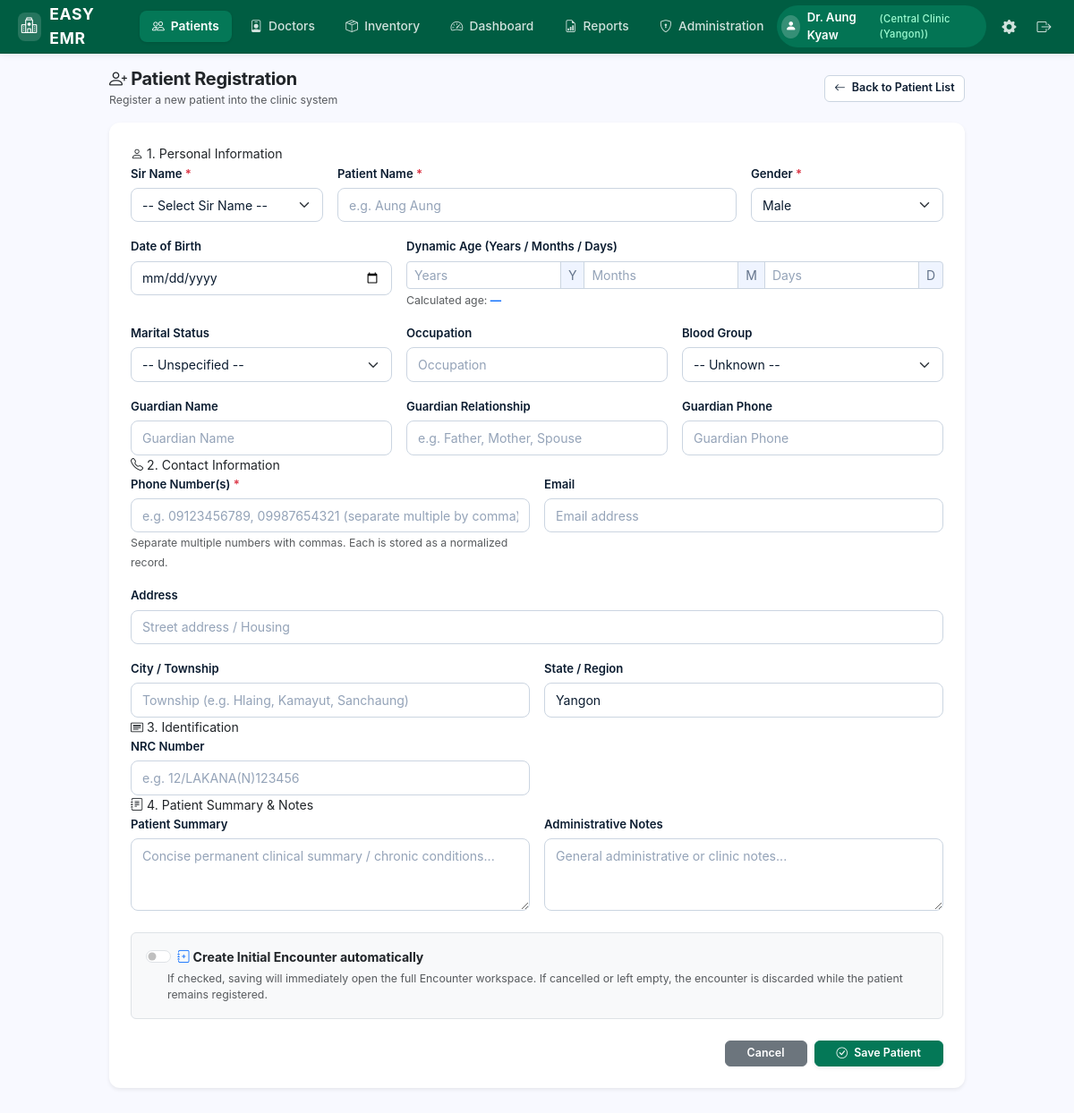
The app's page /patients/new (signed in) with its own data.
### app/models.py (models this page shows, shortened)
class Account(db.Model):
    __tablename__ = 'accounts'
    id = db.Column(db.Integer, primary_key=True)
    phone_number = db.Column(db.String(32), unique=True, nullable=False, index=True)
    clinic_name = db.Column(db.String(128), nullable=False, default='Central Clinic')
    doctor_name = db.Column(db.String(128), nullable=False, default='Dr. Aung Kyaw')
    password_hash = db.Column(db.String(255), nullable=False)
    is_active = db.Column(db.Boolean, default=True, nullable=False)
    created_at = db.Column(db.DateTime, default=datetime.utcnow, nullable=False)
    updated_at = db.Column(db.DateTime, default=datetime.utcnow, onupdate=datetime.utcnow, nullable=False)
    def is_administrator(self):
        return True

class SystemSetting(db.Model):
    __tablename__ = 'system_settings'
    id = db.Column(db.Integer, primary_key=True)
    setting_key = db.Column(db.String(64), unique=True, nullable=False)
    setting_value = db.Column(db.Text, nullable=True)
    @classmethod
    def get_value(cls, key, default=None):
        item = cls.query.filter_by(setting_key=key).first()
        return item.setting_value if item and item.setting_value is not None else default

### app/routes.py (the view, shortened to what this page needs)
@patients_bp.route('/patients/new', methods=['GET', 'POST'])
@login_required
def new_patient():
    sir_names = SirNameSetting.query.order_by(SirNameSetting.display_order).all()
    field_settings = {s.field_name: s for s in PatientFieldSetting.query.all()}
    default_state = SystemSetting.get_value('default_state_region', 'Yangon')
    return render_template(
        'patients/new.html',
        sir_names=sir_names,
        field_settings=field_settings,
        default_state=default_state,
        form_data={},
        active_tab='patients',
        sub_view='patients'
    )

### app/templates/patients/new.html (shortened to what this page needs)
{% extends "base.html" %}
{% block content %}
<div class="row justify-content-center">
    <div class="col-lg-10">
        <div class="d-flex justify-content-between align-items-center mb-3">
            <div>
                <h5 class="fw-bold mb-0 text-dark"><i class="bi bi-person-plus"></i> Patient Registration</h5>
                <small class="text-muted">Register a new patient into the clinic system</small>
            </div>
            <a href="{{ url_for('patients.patients_list') }}" class="btn btn-outline-secondary btn-sm">
                <i class="bi bi-arrow-left"></i> Back to Patient List
            </a>
        </div>
        <form method="POST" action="{{ url_for('patients.new_patient') }}" class="card border-0 shadow-sm p-4">
            <div class="form-section-title">
                <i class="bi bi-person"></i> 1. Personal Information
            </div>
            <div class="row g-3">
                <div class="col-md-3">
                    <label for="sir_name" class="form-label small fw-semibold">
                        Sir Name <span class="text-danger">*</span>
                    </label>
                    <select name="sir_name" id="sir_name" class="form-select form-select-sm" required>
                        <option value="">-- Select Sir Name --</option>
                    </select>
                </div>
                <div class="col-md-6">
                    <label for="patient_name" class="form-label small fw-semibold">
                        Patient Name <span class="text-danger">*</span>
                    </label>
                    <input type="text" name="patient_name" id="patient_name" class="form-control form-control-sm"
                           placeholder="e.g. Aung Aung" required value="{{ form_data.get('patient_name', '') }}">
                </div>
                <div class="col-md-3">
                    <label for="gender" class="form-label small fw-semibold">
                        Gender <span class="text-danger">*</span>
                    </label>
                    <select name="gender" id="gender" class="form-select form-select-sm" required>
                        <option value="Male" {% if form_data.get('gender') == 'Male' %}selected{% endif %}>Male</option>
                    </select>
                </div>
                <div class="col-md-4">
                    <label for="date_of_birth" class="form-label small fw-semibold">Date of Birth</label>
                    <input type="date" name="date_of_birth" id="date_of_birth" class="form-control form-control-sm"
                           value="{{ form_data.get('date_of_birth', '') }}">
                </div>
                <div class="col-md-8">
                    <label class="form-label small fw-semibold">Dynamic Age (Years / Months / Days)</label>
                    <div class="input-group input-group-sm">
                        <input type="number" id="age_years" name="age_years" class="form-control" placeholder="Years" min="0" value="{{ form_data.get('age_years', '') }}">
                        <span class="input-group-text">Y</span>
                        <input type="number" id="age_months" name="age_months" class="form-control" placeholder="Months" min="0" max="11" value="{{ form_data.get('age_months', '') }}">
                        <span class="input-group-text">M</span>
                        <input type="number" id="age_days" name="age_days" class="form-control" placeholder="Days" min="0" max="31" value="{{ form_data.get('age_days', '') }}">
                        <span class="input-group-text">D</span>
                    </div>
                    <small class="text-muted d-block mt-1">Calculated age: <strong id="age_display_text" class="text-primary">—</strong></small>
                </div>
                <div class="col-md-4">
                    <label for="marital_status" class="form-label small fw-semibold">Marital Status</label>
                    <select name="marital_status" id="marital_status" class="form-select form-select-sm">
                        <option value="">-- Unspecified --</option>
                    </select>
                </div>
                <div class="col-md-4">
                    <label for="occupation" class="form-label small fw-semibold">Occupation</label>
                    <input type="text" name="occupation" id="occupation" class="form-control form-control-sm"
                           placeholder="Occupation" value="{{ form_data.get('occupation', '') }}">
                </div>
                <div class="col-md-4">
                    <label for="blood_group" class="form-label small fw-semibold">Blood Group</label>
                    <select name="blood_group" id="blood_group" class="form-select form-select-sm">
                        <option value="">-- Unknown --</option>
                    </select>
                </div>
                <div class="col-md-4">
                    <label for="guardian_name" class="form-label small fw-semibold">Guardian Name</label>
                    <input type="text" name="guardian_name" id="guardian_name" class="form-control form-control-sm"
                           placeholder="Guardian Name" value="{{ form_data.get('guardian_name', '') }}">
                </div>
                <div class="col-md-4">
                    <label for="guardian_relationship" class="form-label small fw-semibold">Guardian Relationship</label>
                    <input type="text" name="guardian_relationship" id="guardian_relationship" class="form-control form-control-sm"
                           placeholder="e.g. Father, Mother, Spouse" value="{{ form_data.get('guardian_relationship', '') }}">
                </div>
                <div class="col-md-4">
                    <label for="guardian_phone" class="form-label small fw-semibold">Guardian Phone</label>
                    <input type="text" name="guardian_phone" id="guardian_phone" class="form-control form-control-sm"
                           placeholder="Guardian Phone" value="{{ form_data.get('guardian_phone', '') }}">
                </div>
            </div>
            <div class="form-section-title">
                <i class="bi bi-telephone"></i> 2. Contact Information
            </div>
            <div class="row g-3">
                <div class="col-md-6">
                    <label for="phone_number" class="form-label small fw-semibold">
                        Phone Number(s) <span class="text-danger">*</span>
                    </label>
                    <input type="text" name="phone_number" id="phone_number" class="form-control form-control-sm"
                           placeholder="e.g. 09123456789, 09987654321 (separate multiple by comma)" required
                           value="{{ form_data.get('phone_number', '') }}">
                    <small class="text-muted">Separate multiple numbers with commas. Each is stored as a normalized record.</small>
                </div>
                <div class="col-md-6">
                    <label for="email" class="form-label small fw-semibold">Email</label>
                    <input type="email" name="email" id="email" class="form-control form-control-sm"
                           placeholder="Email address" value="{{ form_data.get('email', '') }}">
                </div>
                <div class="col-md-12">
                    <label for="address" class="form-label small fw-semibold">Address</label>
                    <input type="text" name="address" id="address" class="form-control form-control-sm"
                           placeholder="Street address / Housing" value="{{ form_data.get('address', '') }}">
                </div>
                <div class="col-md-6">
                    <label for="city_township" class="form-label small fw-semibold">City / Township</label>
                    <input type="text" name="city_township" id="city_township" class="form-control form-control-sm"
                           placeholder="Township (e.g. Hlaing, Kamayut, Sanchaung)" value="{{ form_data.get('city_township', '') }}">
                </div>
                <div class="col-md-6">
                    <label for="state_region" class="form-label small fw-semibold">State / Region</label>
                    <input type="text" name="state_region" id="state_region" class="form-control form-control-sm"
                           placeholder="State/Region" value="{{ form_data.get('state_region', default_state) }}">
                </div>
            </div>
            <div class="form-section-title">
                <i class="bi bi-card-heading"></i> 3. Identification
            </div>
            <div class="row g-3">
                <div class="col-md-6">
                    <label for="nrc_number" class="form-label small fw-semibold">NRC Number</label>
                    <input type="text" name="nrc_number" id="nrc_number" class="form-control form-control-sm"
                           placeholder="e.g. 12/LAKANA(N)123456" value="{{ form_data.get('nrc_number', '') }}">
                </div>
            </div>
            <div class="form-section-title">
                <i class="bi bi-journal-text"></i> 4. Patient Summary & Notes
            </div>
            <div class="row g-3">
                <div class="col-md-6">
                    <label for="patient_summary" class="form-label small fw-semibold">Patient Summary</label>
                    <textarea name="patient_summary" id="patient_summary" rows="3" class="form-control form-control-sm"
                              placeholder="Concise permanent clinical summary / chronic conditions...">{{ form_data.get('patient_summary', '') }}</textarea>
                </div>
                <div class="col-md-6">
                    <label for="notes" class="form-label small fw-semibold">Administrative Notes</label>
                    <textarea name="notes" id="notes" rows="3" class="form-control form-control-sm"
                              placeholder="General administrative or clinic notes...">{{ form_data.get('notes', '') }}</textarea>
                </div>
            </div>
            <div class="mt-4 p-3 bg-light rounded border">
                <div class="form-check form-switch">
                    <input class="form-check-input" type="checkbox" name="create_initial_encounter" id="create_initial_encounter" value="1">
                    <label class="form-check-label fw-bold text-dark" for="create_initial_encounter">
                        <i class="bi bi-journal-plus text-primary"></i> Create Initial Encounter automatically
                    </label>
                </div>
                <small class="text-muted ps-4 d-block">
                    If checked, saving will immediately open the full Encounter workspace. If cancelled or left empty, the encounter is discarded while the patient remains registered.
                </small>
            </div>
            <div class="d-flex justify-content-end gap-2 mt-4">
                <a href="{{ url_for('patients.patients_list') }}" class="btn btn-secondary btn-sm px-4">Cancel</a>
                <button type="submit" class="btn btn-primary btn-sm px-4 shadow-sm">
                    <i class="bi bi-check-circle"></i> Save Patient
                </button>
            </div>
        </form>
    </div>
</div>
{% endblock %}

### app/templates/base.html (shortened to what this page needs)
<!DOCTYPE html>
<html lang="en">
<head>
    <link rel="stylesheet" href="https://cdn.jsdelivr.net/npm/bootstrap@5.3.3/dist/css/bootstrap.min.css">
    <link rel="stylesheet" href="https://cdn.jsdelivr.net/npm/bootstrap-icons@1.11.3/font/bootstrap-icons.min.css">
    <link rel="stylesheet" href="{{ url_for('static', filename='css/custom.css') }}?v=3.0">
</head>
<body>
    {% if current_user %}
    <nav class="clinic-navbar">
        <a href="{{ url_for('patients.patients_list') }}" class="clinic-brand">
            <span class="clinic-brand-icon"><i class="bi bi-hospital"></i></span>
            <span>EASY EMR</span>
        </a>
        <ul class="clinic-nav-tabs">
            <li>
                <a href="{{ url_for('patients.patients_list') }}" class="clinic-nav-link {% if active_tab == 'patients' %}active{% endif %}">
                    <i class="bi bi-people"></i> Patients
                </a>
            </li>
            <li>
                <a href="{{ url_for('doctors.doctors_list') }}" class="clinic-nav-link {% if active_tab == 'doctors' %}active{% endif %}">
                    <i class="bi bi-person-badge"></i> Doctors
                </a>
            </li>
            <li>
                <a href="{{ url_for('inventory.inventory_list') }}" class="clinic-nav-link {% if active_tab == 'inventory' %}active{% endif %}">
                    <i class="bi bi-box-seam"></i> Inventory
                </a>
            </li>
            <li>
                <a href="{{ url_for('dashboard.index') }}" class="clinic-nav-link {% if active_tab == 'dashboard' %}active{% endif %}">
                    <i class="bi bi-speedometer2"></i> Dashboard
                </a>
            </li>
            <li>
                <a href="{{ url_for('reports.index') }}" class="clinic-nav-link {% if active_tab == 'reports' %}active{% endif %}">
                    <i class="bi bi-file-earmark-bar-graph"></i> Reports
                </a>
            </li>
            {% if current_user.is_administrator() %}
            <li>
                <a href="{{ url_for('administration.users_list') }}" class="clinic-nav-link {% if active_tab == 'administration' %}active{% endif %}">
                    <i class="bi bi-shield-lock"></i> Administration
                </a>
            </li>
            {% endif %}
        </ul>
        <div class="clinic-nav-right">
            <div class="user-profile-pill">
                <span class="user-avatar-circle"><i class="bi bi-person-fill"></i></span>
                <span>{{ current_user.doctor_name if current_user.doctor_name else current_user.username }}</span>
                <span class="user-role-badge">({{ current_user.clinic_name if current_user.clinic_name else (current_user.phone_number or current_user.role) }})</span>
            </div>
            {% if current_user.is_administrator() %}
            <a href="{{ url_for('settings.index') }}" class="settings-gear-btn {% if active_tab == 'settings' %}active{% endif %}" title="Global Settings">
                <i class="bi bi-gear-fill"></i>
            </a>
            {% endif %}
            <a href="{{ url_for('auth.logout') }}" class="logout-btn" title="Logout" data-turbo="false" data-no-instant>
                <i class="bi bi-box-arrow-right"></i>
            </a>
        </div>
    </nav>
    {% endif %}
    <main class="container-fluid py-3 px-4">
        {% block content %}{% endblock %}
    </main>
</body>
</html>

### records on screen
Account: doctor_name "Dr. Aung Kyaw", clinic_name "Central Clinic (Yangon)"
SystemSetting: state_region "Yangon"
